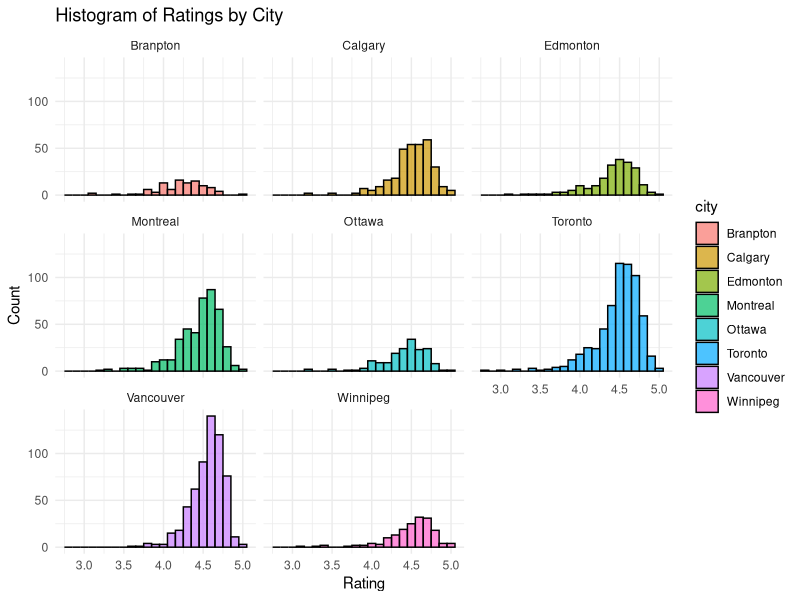
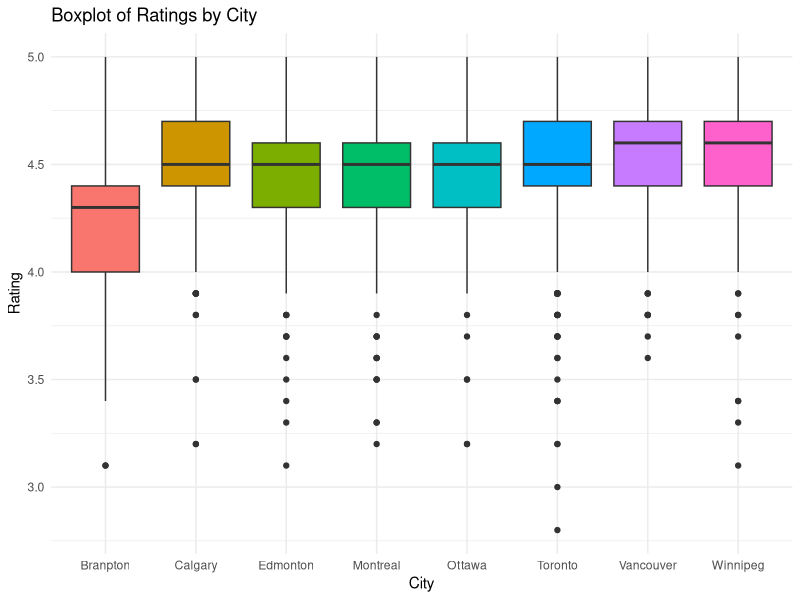
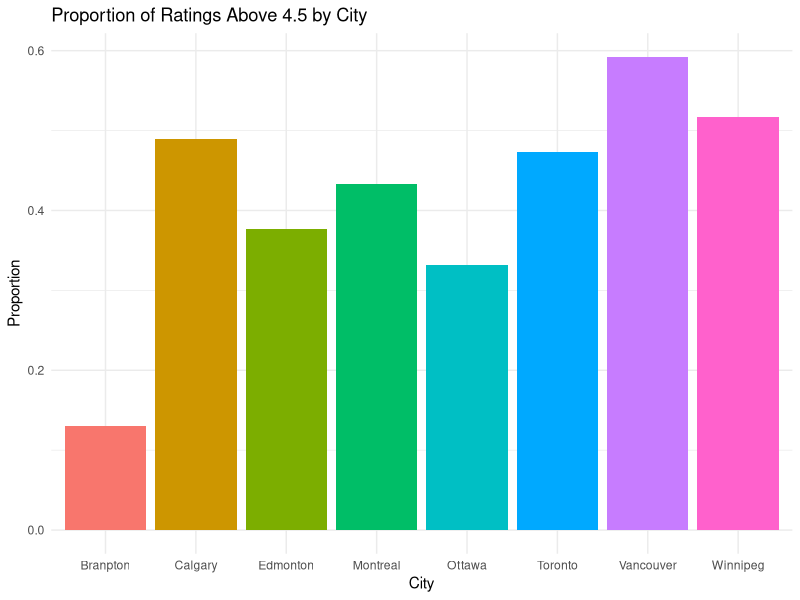

The R script that drew these images, in order:
## ---- chunk 1
library(dplyr)
library(tidyr)
library(ggplot2)
## ---- chunk 2
# Data cleaning and data preparation
# Ensure dataset is in current Working Directory using "getwd()"
full_data <- read.csv("cleaned_full_data.csv", header = T)
data <- full_data[,c("X", "restaurant", "star", "num_reviews", "city")] %>%
  rename(id = X)%>% 
  drop_na()

dim(data)
summary(data)
## ---- chunk 3
N <- 2620 # Total population
z <- 1.96 # z-score for 95% CI
p <- 0.5 # Worst-case variance
e <- 0.05 # Margin of error

n <- round((z^2 * p * (1 - p)) / e^2)
n
fpc <- n/(1+n/N)
sample_size <- round(fpc)
sample_size
## ---- chunk 4
# Stratified Sampling Proportional Allocation
# Calculate n.h
N.h <- tapply(data$star, data$city, length)
cat("Population Strata Sizes:", N.h, "\n")
city_allocation <- round((N.h/N)*sample_size)
city_allocation
## ---- chunk 5
# Population mean of star
p_mean_star <- mean(data$star)
cat("Population Mean:", p_mean_star, "\n")
## ---- chunk 6
IDS <- data$id
N <- length(data$id)
n <- sample_size

# Simple Random Sampling
srs_sample <- sample.int(N, n, replace = FALSE)
srs_sample.IDS <- IDS[srs_sample]
data_srs_sample <- subset(data, id %in% srs_sample.IDS)

# Sample Mean
srs_sample.mean <- mean(data_srs_sample$star)
cat("Sample Mean:", srs_sample.mean, "\n")

# Sample Variance for Sample Mean
srs_sample.variance <- sum((data_srs_sample$star - srs_sample.mean)^2) / (length(data_srs_sample$star) - 1)
cat("Sample Variance:", srs_sample.variance, "\n")

# Sample SD for Sample Mean
srs_sample.sd <- sqrt(srs_sample.variance)
cat("Sample Standard Deviation:", srs_sample.sd, "\n")

# Calculate 95% CI for population mean
srs_sample.se <- sqrt((1 - n / N) / n) * srs_sample.sd
cat("Sample SE:", srs_sample.se, "\n")

srs_CI <- c(srs_sample.mean - 1.96 * srs_sample.se, srs_sample.mean + 1.96 * srs_sample.se)
cat("95% Confidence Interval:", srs_CI, "\n")
## ---- chunk 7
# Sample proportion of restaurants with ratings greater than 4.5
srs_sample_p <- mean(data_srs_sample$star > 4.5)
cat("Sample Proportion of Restaurants with Ratings > 4.5:", srs_sample_p, "\n")

# Sample variance of the sample proportion
srs_sample.variance_p <- srs_sample_p * (1 - srs_sample_p) / nrow(data_srs_sample)
cat("Sample Variance of the Proportion:", srs_sample.variance_p, "\n")

# Sample SD of the sample proportion
srs_sample.sd_p <- sqrt(srs_sample.variance_p)
cat("Sample Standard Deviation of the Proportion:", srs_sample.sd_p, "\n")

# 95% Confidence Interval for the sample proportion
srs_sample.se_p <- sqrt(1 - (n / N)) * srs_sample.sd_p
srs_CI_p <- c(srs_sample_p - 1.96 * srs_sample.se_p, srs_sample_p + 1.96 * srs_sample.se_p)
cat("95% Confidence Interval for the Proportion:", srs_CI_p, "\n")
## ---- chunk 8
n.h <- city_allocation

cities <- names(N.h)

set.seed(0)
data_str_sample <- NULL
for (i in 1: length(cities))
{
  row.indices <- which(data$city == cities[i])
  sample.indices <- sample(row.indices, n.h[i], replace = F)
  data_str_sample <- rbind(data_str_sample, data[sample.indices, ])
}

# Stratified Estimation

# Mean rating per city
str_mean.h <- tapply(data_str_sample$star, data_str_sample$city, mean)
cat("Stratified Mean Ratings by City:\n")
print(str_mean.h)

# Variance of ratings per city
str_variance.h <- tapply(data_str_sample$star, data_str_sample$city, var)
cat("Stratified Variance of Ratings by City:\n")
print(str_variance.h)

# Standard error of ratings per city
str_se.h <- sqrt((1 - n.h / N.h) * str_variance.h / n.h)
cat("Stratified Standard Errors by City:\n")
print(str_se.h)

# Weighted mean for stratified estimate of the mean
str_prop.mean <- sum(N.h / N * str_mean.h)
cat("Stratified Estimate of the Mean Rating (Overall):", str_prop.mean, "\n")

# Standard error for the stratified mean estimate
str_prop.mean_se <- sqrt(sum((N.h / N)^2 * str_se.h^2))
cat("Stratified Estimate of Standard Error (Overall):", str_prop.mean_se, "\n")

## ---- chunk 9
# Proportion:
# Adding a binary indicator for ratings > 4.5 stars
data <- data %>%
  mutate(rating_above_4_5 = ifelse(star > 4.5, 1, 0))

# Stratified Sampling Proportional Allocation
N.h <- tapply(data$rating_above_4_5, data$city, length)
city_allocation <- round((N.h / N) * n)

n.h <- c(13, 41, 27, 55, 22, 80, 76, 22) # Adjust based on city_allocation
cities <- names(N.h)

set.seed(0)
data_str_sample <- NULL
for (i in 1:length(cities)) {
  row.indices <- which(data$city == cities[i])
  sample.indices <- sample(row.indices, n.h[i], replace = FALSE)
  data_str_sample <- rbind(data_str_sample, data[sample.indices, ])
}

# Stratified Estimation for Proportion
str_prop.h <- tapply(data_str_sample$rating_above_4_5, data_str_sample$city, mean)
str_variance.h <- tapply(data_str_sample$rating_above_4_5, data_str_sample$city, var)
str_se.h <- sqrt((1 - n.h / N.h) * str_variance.h / n.h)

str_prop.p <- sum(N.h / N * str_prop.h)
cat("Stratified Proportion:", str_prop.p, "\n")

str_prop.p_se <- sqrt(sum((N.h / N)^2 * str_se.h^2))
cat("Stratified Proportion SE:", str_prop.p_se, "\n")
## ---- chunk 10
# 1. Distribution Plot (Histogram) for Ratings by City
ggplot(data, aes(x = star, fill = city)) +
  geom_histogram(binwidth = 0.1, color = "black", alpha = 0.7) +
  facet_wrap(~ city) +
  labs(title = "Histogram of Ratings by City",
       x = "Rating",
       y = "Count") +
  theme_minimal()

# 2. Boxplot for Ratings by City
ggplot(data, aes(x = city, y = star, fill = city)) +
  geom_boxplot() +
  labs(title = "Boxplot of Ratings by City",
       x = "City",
       y = "Rating") +
  theme_minimal() +
  theme(legend.position = "none")

## ---- chunk 11

data <- data %>%
  mutate(rating_above_4_5 = ifelse(star > 4.5, 1, 0))


city_proportion <- data %>%
  group_by(city) %>%
  summarise(proportion_above_4_5 = mean(rating_above_4_5))

ggplot(city_proportion, aes(x = city, y = proportion_above_4_5, fill = city)) +
  geom_bar(stat = "identity") +
  labs(title = "Proportion of Ratings Above 4.5 by City",
       x = "City",
       y = "Proportion") +
  theme_minimal() +
  theme(legend.position = "none")

